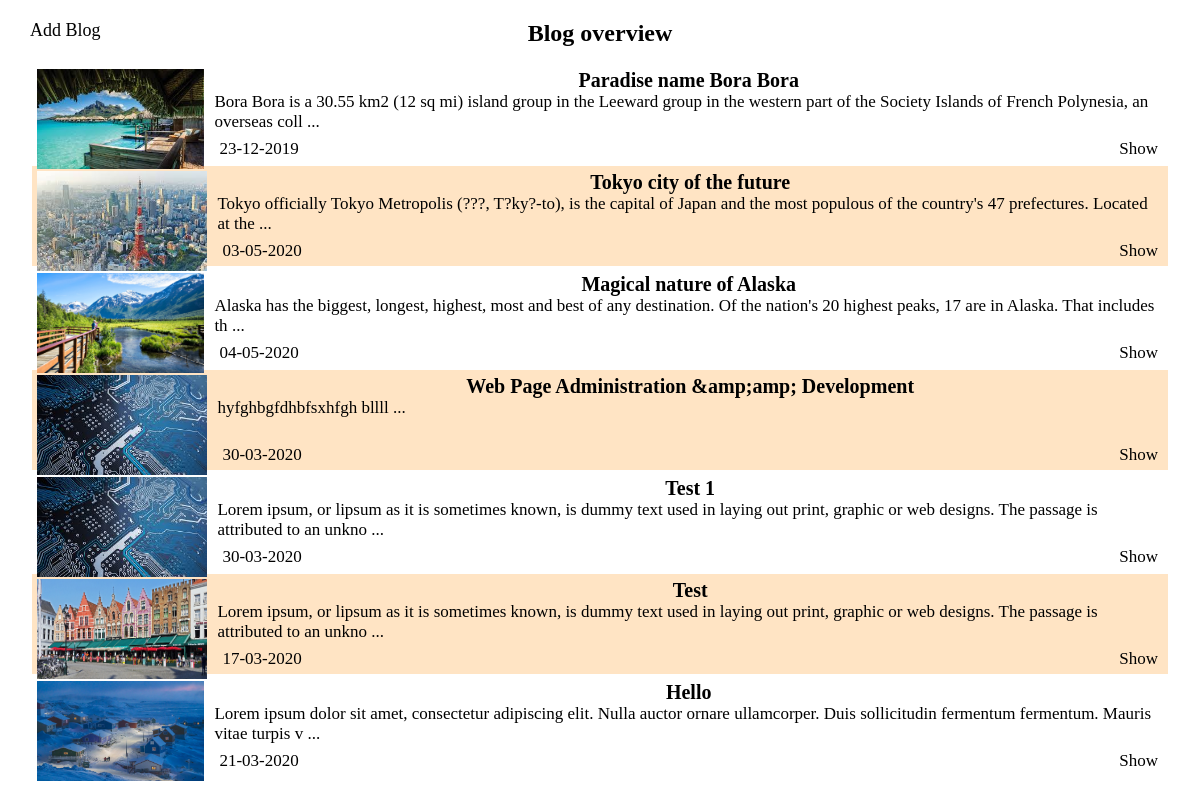
The app's page /ad_min/blog.php (signed in) with its own data.
### tables this page shows
CREATE TABLE IF NOT EXISTS `blog` (
  `blogid` int(11) NOT NULL AUTO_INCREMENT,
  `author` varchar(20) NOT NULL,
  `date` date NOT NULL,
  `title` varchar(50) NOT NULL,
  `text` varchar(7500) NOT NULL,
  PRIMARY KEY (`blogid`)
);

### ad_min/blog.php (the view, shortened to what this page needs)
<?php
if (isset($_SESSION['adminid']))
{
    $content = '<!DOCTYPE html>
    <html>
    <head>
    <title>Blog Admin</title>
    <link rel="stylesheet" media="screen" type="text/css" href="admin.css" />
    </head>
    <body>
    <div id="blog-box">
    <a href="add-blog.php" id="add-blog-btn">Add Blog</a>
    <h2>Blog overview</h2>
    <table>';
    $conn = false;
    if ($conn)
    {
        $res = $conn->query('SELECT * FROM blog ORDER BY blogid DESC');
        while ($row = $res->fetch())
        {
            $blogid = $row['blogid'];
            $title = htmlentities($row['title']);
            $text = htmlentities($row['text']);
            $newText = substr($text, 0, 150);
            $source = '../img/blog/' . $blogid . '.JPG';
            $newDate = date("d-m-Y", strtotime($row["date"]));
            if (file_exists($source))
            $content .= '<tr><td><img src="' . $source . '" alt="" " />';
            $content .= '<div id="info-box"><h3>' . $title . '</h3>';
            $content .= '<p> ' . $newText . ' ... <span>' . $newDate . '</span>';
            $content .= '<a href="show-blog.php?id=' . $blogid . '">Show</a></div></td>';
            $content .= '</tr>';
        }
    }
    else
    {
        $content = '</table><p>Can not connect to the database </p>';
    }
    $content .= '</table></div>';
    $content .= '</body></html>';
    echo $content;
}
else
{
    echo 'No access</br>';
}
?>

### ad_min/admin.css (style rules this page uses)
* { margin: 0; padding: 0; }
body { width: 100%; }
#blog-box { margin: 20px auto 20px; width: 95%; text-align: center; position: relative; }
#add-blog-btn { top: 0; left: 0; position: absolute; text-decoration: none; color: black; font-size: 18px; }
#blog-box h2 { font-size: 24px; margin-bottom: 15px; }
#blog-box table { width: 100%; margin: auto; text-align: center; }
#blog-box tr:nth-child(even) { background-color: bisque; }
#blog-box table td { display: flex; height: 100px; }
#blog-box table img { height: 100%; width: 15%; padding: 5px; }
#blog-box table #info-box { width: 85%; position: relative; padding: 5px; }
#blog-box table #info-box h3 { font-size: 20px; margin-top: 0; padding-top: 0; text-align: center; }
#blog-box table #info-box p { font-size: 17px; text-align: left; }
#blog-box table #info-box span { position: absolute; bottom: 0; left: 0; padding: 5px 10px; }
#blog-box table #info-box a { float: right; bottom: 0; right: 0; position: absolute; padding: 5px 10px; color: black; text-decoration: none; }

### records on screen
blog: shows a picture, title "Paradise name Bora Bora", text "Bora Bora is a 30.55 km2 (12 sq mi) island group in the Leeward group in the western part of the Society Islands of French Polynesia, an overseas coll", date "23-12-2019"
blog: shows a picture, title "Tokyo city of the future", text "Tokyo officially Tokyo Metropolis (???, T?ky?-to), is the capital of Japan and the most populous of the country's 47 prefectures. Located at the", date "03-05-2020"
blog: shows a picture, title "Magical nature of Alaska", text "Alaska has the biggest, longest, highest, most and best of any destination. Of the nation's 20 highest peaks, 17 are in Alaska. That includes th", date "04-05-2020"
blog: title "Web Page Administration &amp;amp; Development", text "hyfghbgfdhbfsxhfgh bllll", date "30-03-2020"
blog: title "Test 1", text "Lorem ipsum, or lipsum as it is sometimes known, is dummy text used in laying out print, graphic or web designs. The passage is attributed to an unkno", date "30-03-2020"
blog: shows a picture, title "Test", text "Lorem ipsum, or lipsum as it is sometimes known, is dummy text used in laying out print, graphic or web designs. The passage is attributed to an unkno", date "17-03-2020"
blog: shows a picture, title "Hello", text "Lorem ipsum dolor sit amet, consectetur adipiscing elit. Nulla auctor ornare ullamcorper. Duis sollicitudin fermentum fermentum. Mauris vitae turpis v", date "21-03-2020"
